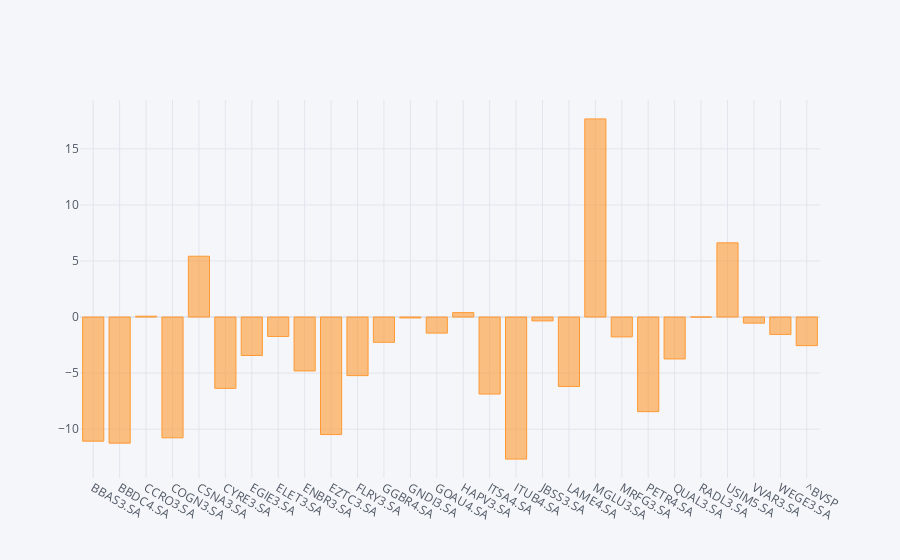

Notebook source saved alongside this figure:
### Code cell
ret_periodo.iplot(kind='bar')

### Figure 1 — Plotly figure (JSON) as saved in the notebook; plotly's stock layout.template omitted (floating-point values rounded to 4 significant figures)
{"data": [{"marker": {"color": "rgba(255, 153, 51, 0.6)", "line": {"color": "rgba(255, 153, 51, 1.0)", "width": 1}}, "name": "None", "orientation": "v", "text": "", "type": "bar", "x": ["BBAS3.SA", "BBDC4.SA", "CCRO3.SA", "COGN3.SA", "CSNA3.SA", "CYRE3.SA", "EGIE3.SA", "ELET3.SA", "ENBR3.SA", "EZTC3.SA", "FLRY3.SA", "GGBR4.SA", "GNDI3.SA", "GOAU4.SA", "HAPV3.SA", "ITSA4.SA", "ITUB4.SA", "JBSS3.SA", "LAME4.SA", "MGLU3.SA", "MRFG3.SA", "PETR4.SA", "QUAL3.SA", "RADL3.SA", "USIM5.SA", "VVAR3.SA", "WEGE3.SA", "^BVSP"], "y": [-11.08, -11.25, 0.07178, -10.78, 5.425, -6.366, -3.431, -1.734, -4.81, -10.49, -5.227, -2.256, -0.08237, -1.434, 0.3922, -6.873, -12.68, -0.3482, -6.194, 17.68, -1.774, -8.442, -3.742, 2.22e-14, 6.619, -0.545, -1.55, -2.552]}], "layout": {"legend": {"bgcolor": "#F5F6F9", "font": {"color": "#4D5663"}}, "paper_bgcolor": "#F5F6F9", "plot_bgcolor": "#F5F6F9", "title": {"font": {"color": "#4D5663"}}, "xaxis": {"gridcolor": "#E1E5ED", "showgrid": true, "tickfont": {"color": "#4D5663"}, "title": {"font": {"color": "#4D5663"}, "text": ""}, "zerolinecolor": "#E1E5ED"}, "yaxis": {"gridcolor": "#E1E5ED", "showgrid": true, "tickfont": {"color": "#4D5663"}, "title": {"font": {"color": "#4D5663"}, "text": ""}, "zerolinecolor": "#E1E5ED"}}}
